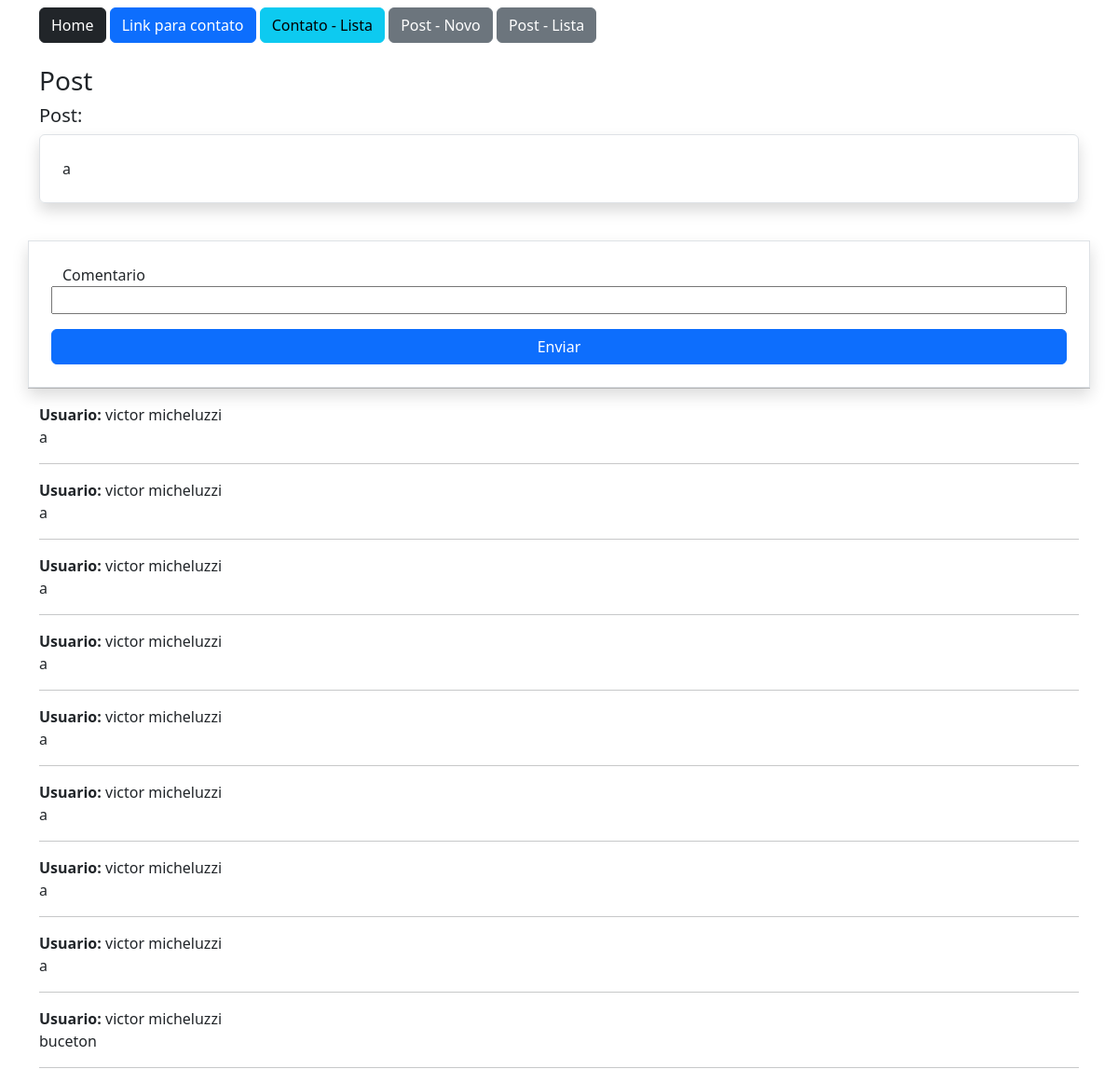
The app's page /post/1 (signed in) with its own data.
### app/models.py (models this page shows, shortened)
class Post(db.Model):
    id = db.Column(db.Integer, primary_key=True)
    data_criacao = db.Column(db.DateTime, default=datetime.now())
    mensagem = db.Column(db.String, nullable=True)
    imagem = db.Column(db.String, nullable=True, default='default.png')
    user_id = db.Column(db.Integer, db.ForeignKey('user.id'), nullable=True)
    comentarios = db.relationship('PostComentarios', backref='post', lazy=True)

class PostComentarios(db.Model):
    id = db.Column(db.Integer, primary_key=True)
    data_criacao = db.Column(db.DateTime,default=datetime.now())
    comentario = db.Column(db.String, nullable=True)
    user_id = db.Column(db.Integer, db.ForeignKey('user.id'), nullable=True)
    post_id = db.Column(db.Integer, db.ForeignKey('post.id'), nullable=True)

class User(db.Model, UserMixin):
    id = db.Column(db.Integer, primary_key=True)
    nome = db.Column(db.String, nullable=True)
    sobrenome = db.Column(db.String, nullable=True)
    email = db.Column(db.String, nullable=True)
    senha = db.Column(db.String, nullable=True)
    posts = db.relationship('Post', backref='user', lazy=True)
    post_comentarios = db.relationship('PostComentarios', backref='user', lazy=True)

### app/views.py (the view)
@app.route('/post/<int:id>', methods=['GET', 'POST'])
@login_required
def PostComentarios(id):
    post = Post.query.get(id)
    form = PostComentarioForm()
    if form.validate_on_submit():
        form.save(current_user.id, id)
        return redirect(url_for('PostComentarios', id=id))
    return render_template('post.html', post=post, form=form)

### app/forms.py (shortened to what this page needs)
class PostComentarioForm(FlaskForm):
     comentario = StringField('Comentario', validators=[DataRequired()])
     btnSubmit = SubmitField('Enviar')

### app/models.py (called while the page is built)
@login_manager.user_loader
def load_user(user_id):
    return User.query.get(user_id)

### app/templates/post.html (shortened to what this page needs)
{% extends 'base.html' %}
{% block content %}
   <div class="container">
    {%include 'nave.html' %}
        <div class="row mt-4">
        <h3>Post</h3>
        </div>
        <div class="row">
            <div class="col-12">
                <h5>Post: </h5>
                <div class="col-12 border rounded p-4 shadow">
                    {{post.mensagem}}
                </div>
            </div>
            <div class="col-12 mt-3">
                <form action="" method="post" class="row mt-4 p-4 round border shadow">
                    {{form.comentario.label()}}
                    {{form.comentario(class="form_control")}}
                    {{form.btnSubmit(class="btn btn-primary col-12 mt-3")}}
                </form>
            </div>
            <hr>
            <div class="col-12">
                {% for c in post.comentarios %}
                <p>
                    <b>Usuario: </b>{{c.user.nome}} {{c.user.sobrenome}}<br>
                    {{c.comentario}}
                </p>
                <hr>
                {% endfor %}
            </div>
        </div>
   </div>
{% endblock %}

### app/templates/base.html (shortened to what this page needs)
<!DOCTYPE html>
<html lang="en">
<head>
    <link href="https://cdn.jsdelivr.net/npm/bootstrap@5.3.3/dist/css/bootstrap.min.css" rel="stylesheet">
</head>
<body>
    <section class="container-fluid mt-2">
        {% block content %} {% endblock %}
    </section>
</body>
</html>

### app/templates/nave.html
<a href="/" class="btn btn-dark">Home</a>
<a href="{{url_for('contato')}}"class="btn btn-primary">Link para contato</a>
<a href="{{url_for('contatoLista')}}"class="btn btn-info">Contato - Lista</a>
<a href="{{url_for('PostNovo')}}"class="btn btn-secondary">Post - Novo</a>
<a href="{{url_for('PostLista')}}"class="btn btn-secondary">Post - Lista</a>

### records on screen
Post: mensagem "a"
PostComentarios: user.nome "victor", user.sobrenome "micheluzzi", comentario "a"
PostComentarios: user.nome "victor", user.sobrenome "micheluzzi", comentario "a"
PostComentarios: user.nome "victor", user.sobrenome "micheluzzi", comentario "a"
PostComentarios: user.nome "victor", user.sobrenome "micheluzzi", comentario "a"
PostComentarios: user.nome "victor", user.sobrenome "micheluzzi", comentario "a"
PostComentarios: user.nome "victor", user.sobrenome "micheluzzi", comentario "a"
PostComentarios: user.nome "victor", user.sobrenome "micheluzzi", comentario "a"
PostComentarios: user.nome "victor", user.sobrenome "micheluzzi", comentario "a"
PostComentarios: user.nome "victor", user.sobrenome "micheluzzi", comentario "buceton"
